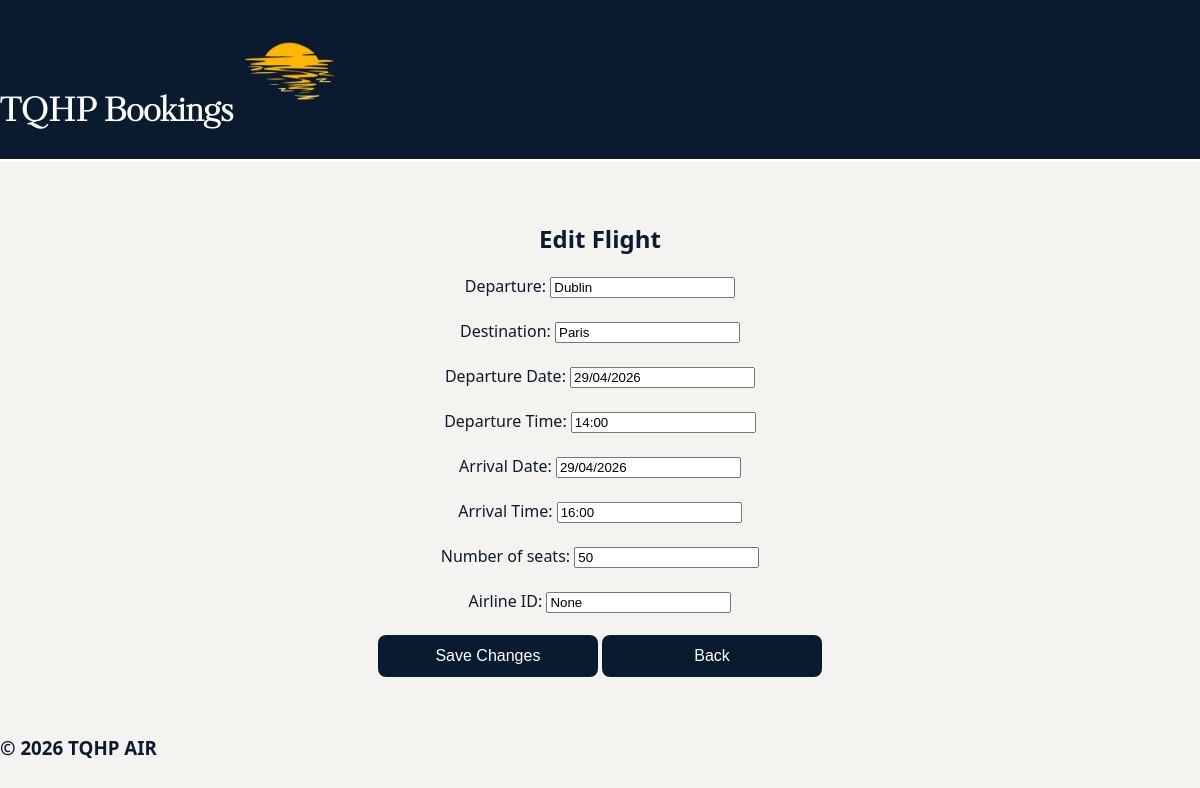
The app's page /editFlight/12 with its own data.
### tables this page shows
CREATE TABLE Flight (
    flightNumber INTEGER PRIMARY KEY AUTOINCREMENT,
    departure TEXT NOT NULL,
    destination TEXT NOT NULL,
    departureDate TEXT NOT NULL,
    departureTime TEXT NOT NULL,
    arrivalDate TEXT NOT NULL,
    arrivalTime TEXT NOT NULL,
    numberSeats INTEGER NOT NULL,
    airlineID INTEGER,
    FOREIGN KEY (airlineID) REFERENCES Airline(airlineID)
);

### app.py (the view, shortened to what this page needs)
@app.route("/editFlight/<int:flightID>", methods=["GET", "POST"])
def editFlight(flightID):
    conn = getDbConnection()
    f = conn.execute("SELECT * FROM Flight WHERE flightNumber =?", (flightID,)).fetchone()
    flight = conn.execute("SELECT * FROM Flight WHERE flightNumber =?", (flightID,)).fetchone()
    conn.close()
    return render_template("editFlight.html", flight=flight)

### app.py (called while the page is built)
def getDbConnection():
    conn = sqlite3.connect("AirPlaneSystem.db")
    conn.row_factory = sqlite3.Row
    return conn

### templates/editFlight.html (shortened to what this page needs)
<!DOCTYPE html>
<html lang="en">
<head>
    <link rel="stylesheet" href="{{ url_for('static', filename='airplane.css') }}">
</head>
<body>
        <div class = "topBar">
        <h1>
             TQHP Bookings
            <img id="logo" src="{{ url_for('static', filename='Images/sunset logo.png') }}">
        </h1>
    </div>
    <div class = "main">
    <div class = "entry">
    <form method="POST">
        <h2>Edit Flight</h2>
        Departure:
        <input type="text" name="Departure" value="{{ flight['departure'] }}" required><br><br>
        Destination:
        <input type="text" name="Destination" value="{{ flight['destination'] }}" required><br><br>
        Departure Date:
        <input type="text" name="Departure Date" value="{{ flight['departureDate'] }}" required><br><br>
        Departure Time:
        <input type="text" name="Departure Time" value="{{ flight['departureTime'] }}" required><br><br>
        Arrival Date:
        <input type="text" name="Arrival Date" value="{{ flight['arrivalDate'] }}" required><br><br>
        Arrival Time:
        <input type="text" name="Arrival Time" value="{{ flight['arrivalTime'] }}" required><br><br>
        Number of seats:
        <input type="text" name="Number of seats" value="{{ flight['numberSeats'] }}" required><br><br>
        Airline ID:
        <input type="text" name="Airline ID" value="{{ flight['airlineID'] }}" required><br><br>
        <button class = "button" type="submit">Save Changes</button>
        <button class = "backButton" type ="button" onclick="location.href='/admin'">Back</button>
    </form>
    </div>
    </div>
    <div class = "bottomBar">
        <h3>© 2026 TQHP AIR</h3>
    </div>
</body>
</html>

### static/airplane.css (style rules this page uses)
body { margin: 0; font-family: 'Segoe UI', Arial, sans-serif; background: #f5f3ef; color: #0A1A2F; }
.topBar { background: #0A1A2F; color: white; font-size: 16px; display: flex; align-items: center; justify-content: flex-start; border-bottom: 3px solid white; height: 20%; font-family: 'KudryashevDisplay'; }
#logo { height: 100px; width: auto; }
.main { padding: 40px; display: flex; flex-direction: column; align-items: center; text-align: center; }
button { width: 220px; padding: 12px; font-size: 16px; border-radius: 8px; border: none; background: #0A1A2F; color: white; cursor: pointer; transition: 0.2s; }

### records on screen
Flight: Departure "Dublin", Destination "Paris", departureDate "29/04/2026", departureTime "14:00", arrivalDate "29/04/2026", arrivalTime "16:00", numberSeats "50"
